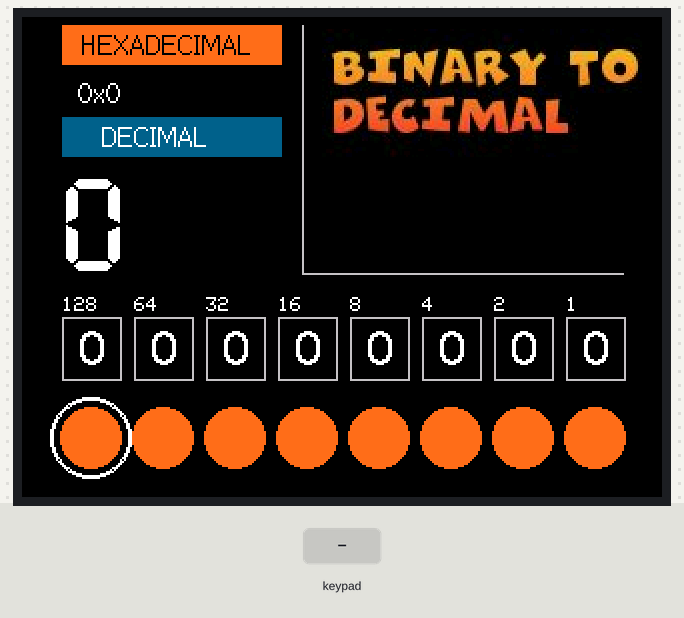
A sketch run on a simulated ESP32. On the bench: 320×240 colour display. The test bench sets the inputs (shaded band).

Above: at 1.5 s.
1.6 s: key 'A' pressed
At 2.8 s:
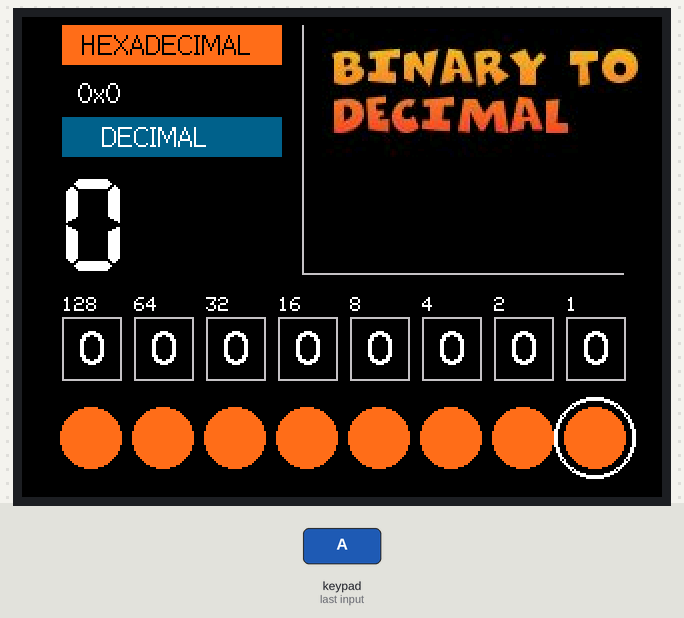
3.1 s: key 'B' pressed
At 4.3 s:
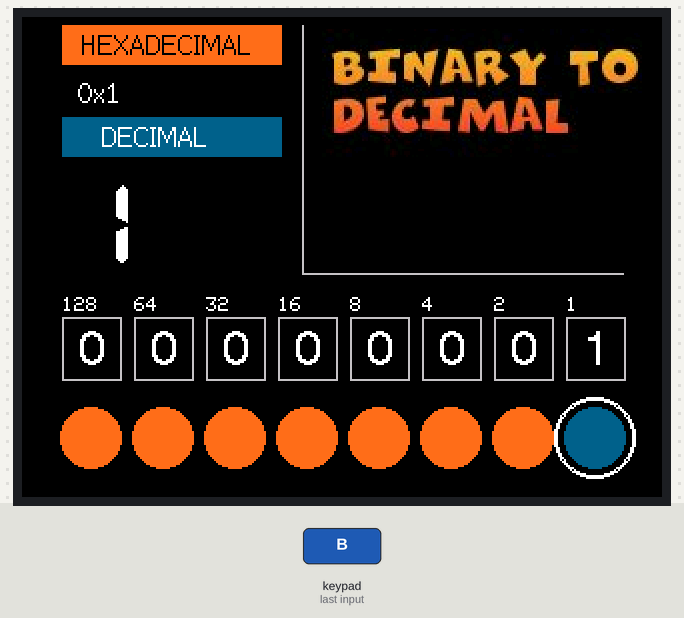
4.6 s: key 'C' pressed
At 5.2 s:
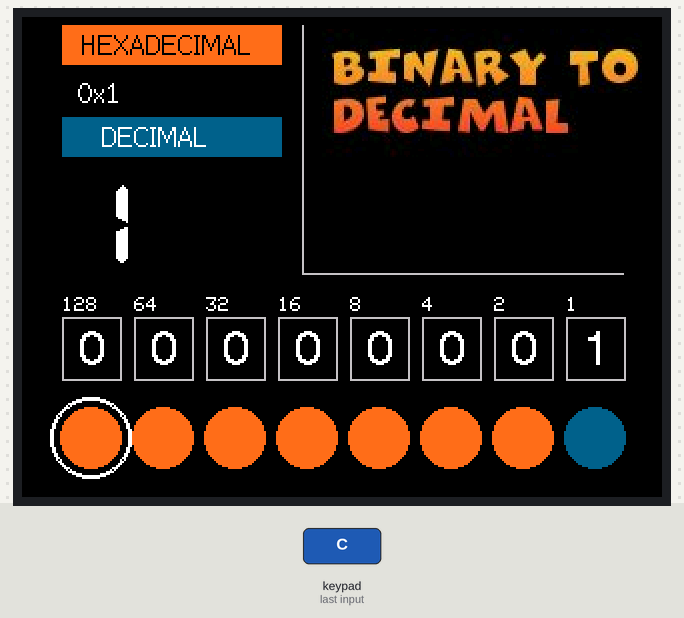
Timing chart, 0 to 7.6 s (numbered marks = the images above; inputs shaded):
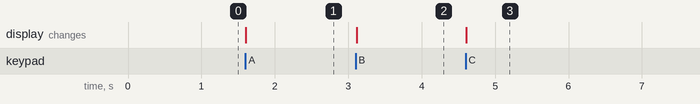

Measured:
- after the input at 1.6 s, the display: changes at once (image 1)
- after the input at 3.1 s, the display: changes at once (image 2)
- after the input at 4.6 s, the display: changes at once (image 3)

The sketch:

binaryM5.ino
```cpp
#include "M5Core2.h"
#include "bin.h"

#define gray 0xC618
#define blue 0x0311
#define green 0x046C
#define red 0xFB63
#define darkred 0xFB63

int fromLeft=20;
int space=6;
int r=30;
int x[8]={};
bool b[8]={0};
int colors[2]={darkred,blue};
int y=210;
int start=128;
int selected=0;
int tselected=0;
byte number=0;
byte tnumber=0;


void setup()
    {
  M5.begin();
  M5.Lcd.fillScreen(BLACK);
  M5.Lcd.setSwapBytes(true);
  M5.Lcd.pushImage(134,6,180,70,BINa);
  for(int i=0;i<8;i++)
    {
      x[i]=fromLeft+(r*i)+(space*i);
      M5.Lcd.fillCircle(x[i]+14,y,r/2,red);

      M5.Lcd.drawRect(x[i],y-60,r,r+2,gray);
      M5.Lcd.drawString(String(start),x[i],y-70,1);
      M5.Lcd.drawString("0",x[i]+8,y-55,4);
      M5.Lcd.drawString(String(number),20,y-130,7);
      start=start/2;
    }
  M5.Lcd.drawCircle(x[0]+14,y,(r/2)+5,WHITE);
  M5.Lcd.drawCircle(x[0]+14,y,(r/2)+4,WHITE);

  M5.Lcd.drawLine(140,4,140,128,gray);
  M5.Lcd.drawLine(140,128,300,128,gray);

  M5.Lcd.fillRect(20,50,110,20,blue);
  M5.Lcd.fillRect(20,4,110,20,darkred);
  M5.Lcd.setTextColor(WHITE,blue);
  M5.Lcd.drawString("DECIMAL",40,52,2);
  M5.Lcd.setTextColor(BLACK,darkred);
  M5.Lcd.drawString("HEXADECIMAL",30,6,2);
  M5.Lcd.setTextColor(WHITE,BLACK);
  M5.Lcd.drawString("0x0",28,30,2);

}

void loop() {

  if(tselected!=selected)
  {
  M5.Lcd.drawCircle(x[tselected]+14,y,(r/2)+5,BLACK);
  M5.Lcd.drawCircle(x[tselected]+14,y,(r/2)+4,BLACK);
  M5.Lcd.drawCircle(x[selected]+14,y,(r/2)+5,WHITE);
  M5.Lcd.drawCircle(x[selected]+14,y,(r/2)+4,WHITE);
  tselected=selected;

  }
  if(M5.BtnA.wasPressed())
    {
    selected=selected-1;
    if(selected<0)
    selected=7;
    }
    if(M5.BtnC.wasPressed())
    {
    selected=selected+1;
    if(selected>7)
    selected=0;
    }

     if(M5.BtnB.wasPressed())
    {
   b[selected]=!b[selected];
   M5.Lcd.fillCircle(x[selected]+14,y,r/2,colors[b[selected]]);
   M5.Lcd.drawString(String(b[selected]),x[selected]+8,y-55,4);
    bitWrite(number, 7-selected, b[selected]);
    }

if(tnumber!=number)
  {
  M5.Lcd.drawString("0x",28,30,2);
  M5.Lcd.fillRect(15,74,110,58,BLACK);
  M5.Lcd.setCursor(42,30,2);
  M5.Lcd.print(number,HEX);
  M5.Lcd.drawString(String(number),24,y-130,7);

  tnumber=number;
  }

M5.update();
}
```

Source omitted: bin.h (data table, 121704 bytes)
